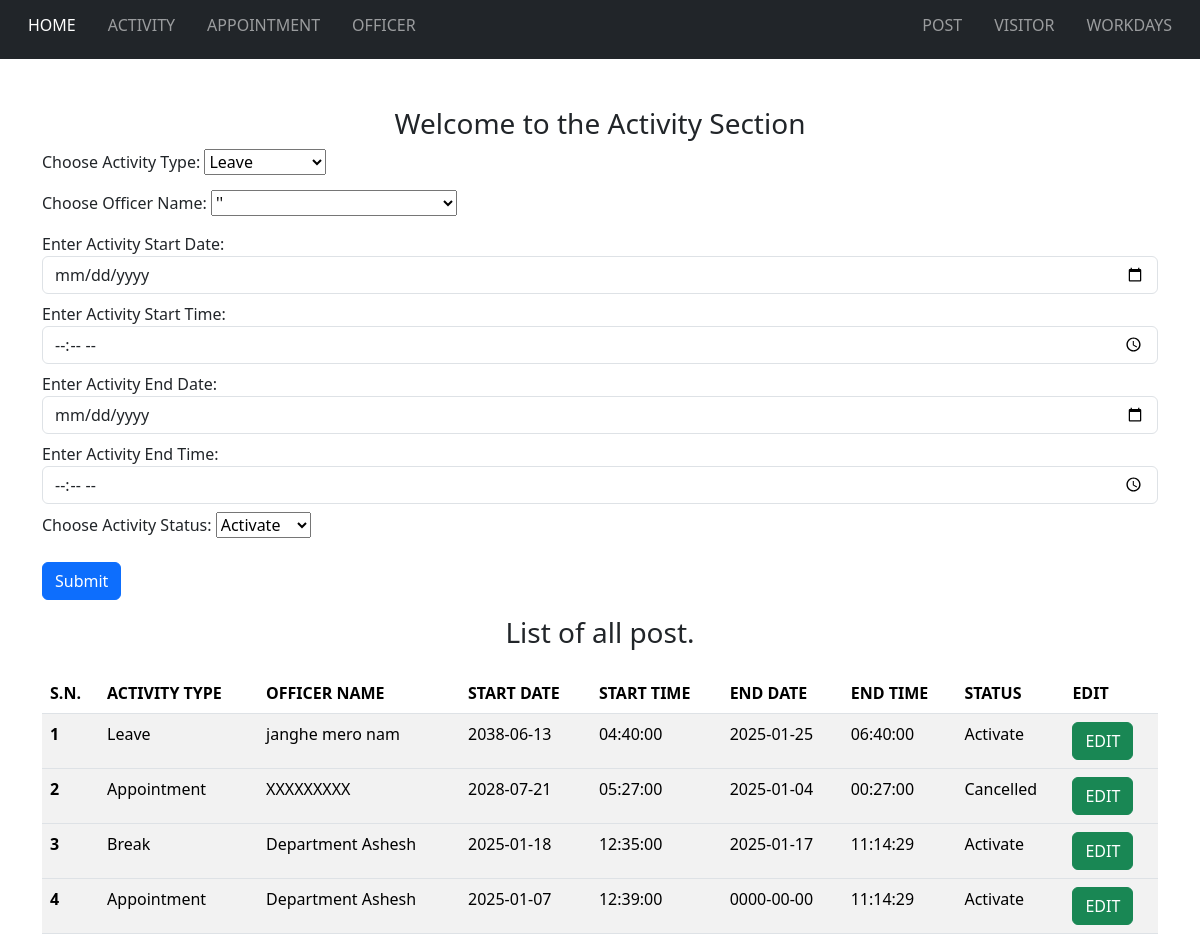
Page /activity.php on the committed database.
### activity.php (the view, shortened to what this page needs)
<?php
@include "_header.php";
?>
<div class="container">
    <h3 class="text-center mt-5">Welcome to the Activity Section</h3>
</div>
<div>
    <div class="container">
        <div class="row">
            <div class="col">
                <?php
                if (isset($_GET["activity_edit"])) {
                    include_once 'edit/edit-activity.php';
                } else {
                    $sql_dropdown = "SELECT `officer-id`, `officer-name` FROM `table-officer`";
                    $result_dropdown = mysqli_query($con, $sql_dropdown);
                ?>
                    <form method="post">
                        <label for="activity-type" class="mb-3">Choose Activity Type:</label>
                        <select name="activity_type" id="activity-type">
                            <option value="1">Leave</option>
                        </select>
                        <br>
                        <label for="officer-id">Choose Officer Name:</label>
                        <select name="officer_id" id="officer-id" class="mb-3">
                            <?php
                            if (mysqli_num_rows($result_dropdown) > 0) {
                                while ($row = mysqli_fetch_array($result_dropdown)) {
                                    echo "<option value='{$row['officer-id']}'> '{$row['officer-name']}'</option>";
                                }
                            }
                            ?>
                        </select>
                        <br>
                        <div class="form-group" class="mb-2">
                            <label>Enter Activity Start Date: </label>
                            <input type="date" class="form-control mb-2" id="activity-startdate" name="activity_startdate" placeholder="Enter Activity Start Date: ">
                        </div>
                        <div class="form-group" class="mb-2">
                            <label>Enter Activity Start Time: </label>
                            <input type="time" class="form-control mb-2" id="activity-starttime" name="activity_starttime" placeholder="Enter Activity Start Time : ">
                        </div>
                        <div class="form-group" class="mb-2">
                            <label>Enter Activity End Date: </label>
                            <input type="date" class="form-control mb-2" id="activity-enddate" name="activity_enddate" placeholder="Enter Activity End Date: ">
                        </div>
                        <div class="form-group" class="mb-2">
                            <label>Enter Activity End Time: </label>
                            <input type="time" class="form-control mb-2" id="activity-endtime" name="activity_endtime" placeholder="Enter Activity End Time : ">
                        </div>
                        <label for="activity-status">Choose Activity Status:</label>
                        <select name="activity_status" id="activity-status">
                            <option value="1" >Activate</option>
                        </select>
                        <br>
                        <br>
                        <button type="submit" name="activity-insert_btn" class="btn btn-primary">Submit</button>
                    </form>
                <?php
                }
                ?>
            </div>
        </div>
    </div>
    <div class="container">
        <h3 class="text-center mt-3 mb-4">List of all post.</h3>
        <div class="row">
            <div class="col">
                <table class="table table-striped">
                    <thead>
                        <tr>
                            <th scope="col">S.N.</th>
                            <th scope="col">ACTIVITY TYPE</th>
                            <th scope="col">OFFICER NAME</th>
                            <th scope="col">START DATE</th>
                            <th scope="col">START TIME</th>
                            <th scope="col">END DATE</th>
                            <th scope="col">END TIME</th>
                            <th scope="col">STATUS</th>
                            <th scope="col">EDIT</a></th>
                        </tr>
                    </thead>
                    <?php
                    include_once 'fetch/fetch-activity.php';
                    ?>
                </table>
            </div>
        </div>
    </div>
    <?php
    @include "_footer.php"
    ?>

### fetch/fetch-activity.php (shortened to what this page needs)
<?php
$sql_post = "select `activity-id`,`activity-type`,`activity-officerid`,`officer-name`,`activity-startdate`,`activity-starttime`,`activity-enddate`,`activity-endtime`,`activity-status` from `table-activity` join `table-officer` on `table-officer`.`officer-id` = `table-activity`.`activity-officerid` order by `activity-id` desc;";
$result_post = mysqli_query($con, $sql_post);
$post_counter = 0;
if (mysqli_num_rows($result_post) > 0) {
    while ($row = mysqli_fetch_array($result_post)) {
        $status = (($row["activity-status"]) == 1) ? ('Activate') : ('Cancelled');
        if ($row["activity-type"] == 1) {
            $type = "Leave";
        } else if ($row["activity-type"] == 2) {
            $type = "Break";
        } else {
            $type = "Appointment";
        }
?>
        <tbody>
            <tr>
                <th scope="row"><?php echo ++$post_counter ?></th>
                <td><?php echo $type ?></td>
                <td><?php echo $row["officer-name"]; ?></td>
                <td><?php echo $row["activity-startdate"]; ?></td>
                <td><?php echo $row["activity-starttime"]; ?></td>
                <td><?php echo $row["activity-enddate"]; ?></td>
                <td><?php echo $row["activity-endtime"]; ?></td>
                <td><?php echo $status ?></td>
                <td><a href="activity.php?activity_edit=1&activity_id=<?php echo $row["activity-id"]; ?>" class="btn btn-success" name="activity_edit_button">EDIT</td>
            </tr>
        </tbody>
<?php
    }
} else {
    echo "This list is empty";
}
?>

### rows in the picture
table-activity: value "Leave", value "janghe mero nam", value "2038-06-13", value "04:40:00", value "2025-01-25", value "06:40:00", value "Activate"
table-activity: value "Appointment", value "XXXXXXXXX", value "2028-07-21", value "05:27:00", value "2025-01-04", value "00:27:00", value "Cancelled"
table-activity: value "Break", value "Department Ashesh", value "2025-01-18", value "12:35:00", value "2025-01-17", value "11:14:29", value "Activate"
table-activity: value "Appointment", value "Department Ashesh", value "2025-01-07", value "12:39:00", value "0000-00-00", value "11:14:29", value "Activate"
